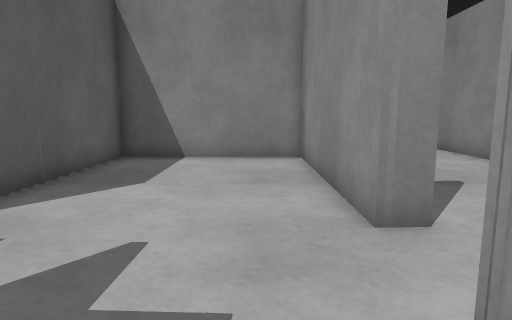
[1] (above)

12 first-person views from a walk through a robot-simulator world made for Gazebo. The camera is 0.72 m above the floor, tilts 8° down and sees 75° across. The floor is counted in squares, 0.5 m on a side. Each view is taken from the middle of a square. On the plan, view 1 faces up. The plan holds only what a view shows up to about 15 squares ahead; the rest is blank. The place goes on beyond the plan. The robots in the file are not drawn.

[2]
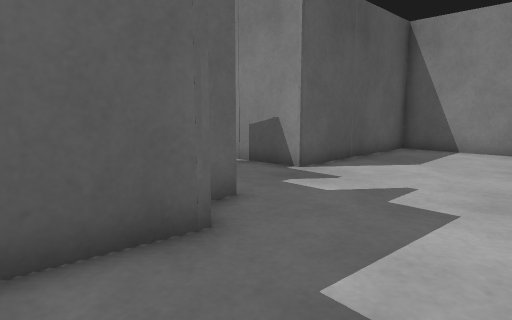

[3]
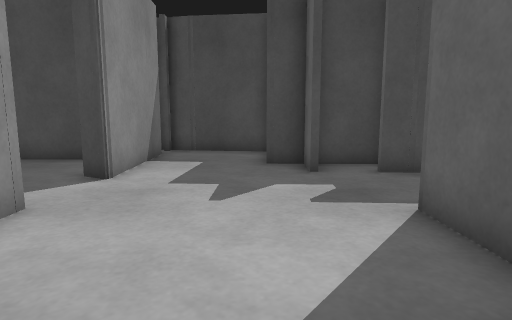

[4]
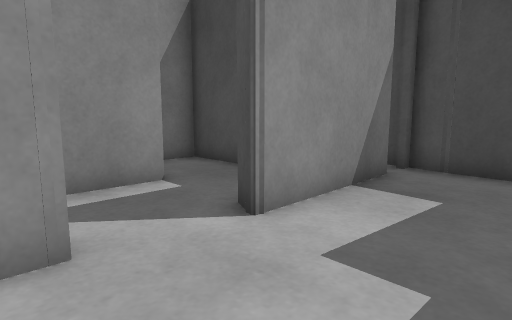

[5]
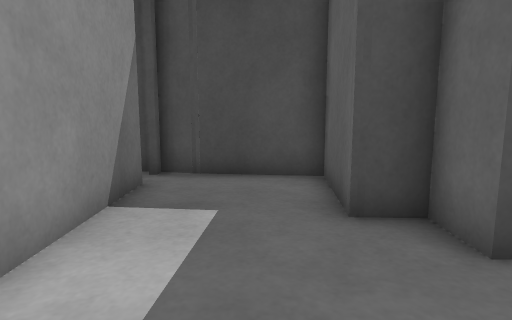

[6]
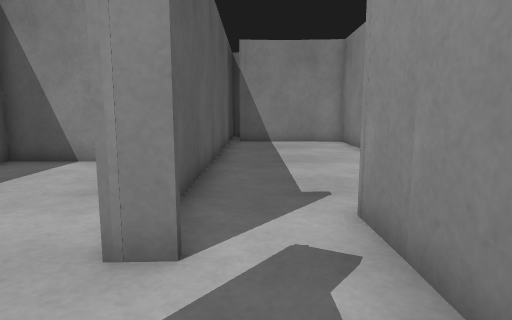

[7]
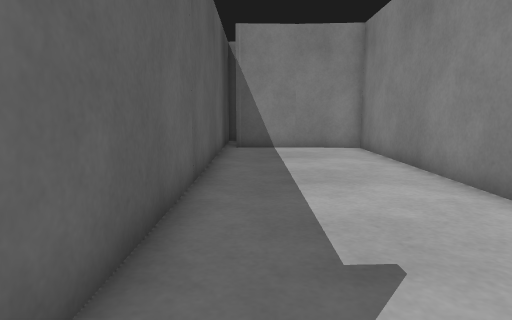

[8]
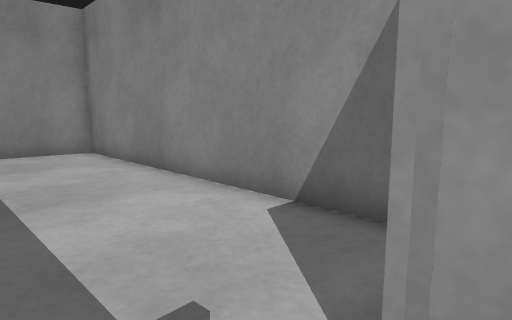

[9]
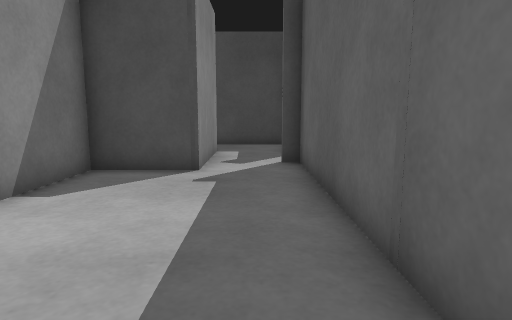

[10]
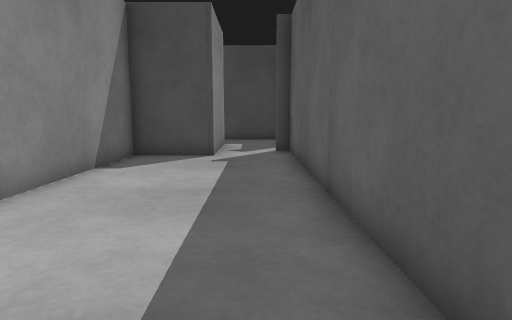

[11]
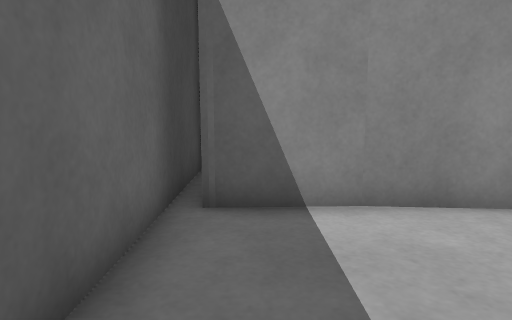

[12]
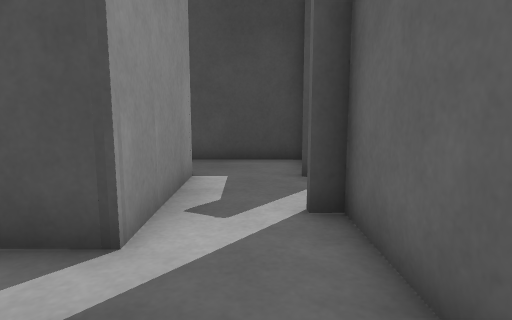

### Floor plan
Ten units are one square. View 1 is at (0, 0); x grows to the right and y downward. Boxes are objects, and circles mark ways between rooms. Rooms are numbered by the first view taken in them; rooms with no view inside come last. Other rooms are left out.
<svg viewBox="-71 -220 149 266">
<path fill="none" stroke="#000" d="M15 -41 15 -109 -45 -110 -45 -41 -66 -40M-33 -9 -34 5 -23 5 -26 36 6 39M-61 -10 -50 -10M13 28 12 -18M3 39 14 41M24 -41 15 -41M48 -181 22 -180M12 -18 21 -14M45 -13 44 -56 72 -56 73 -179 46 -181M16 -215 17 -43M15 13 72 14 72 2"/>
<circle cx="20" cy="-30" r="3" fill="#2a7"/>
<circle cx="30" cy="-10" r="3" fill="#2a7"/>
<text x="-10" y="-40">1</text>
<text x="40" y="-100">2</text>
<text x="40" y="0">3</text>
</svg>
Room 1 opens to room 2. Room 2 opens to room 3.

Where each view was taken, in squares from view 1:
view 1: 0 up, 0 right, facing up
view 2: 3 down, 1 right, facing up-left
view 3: 9 up, 2 left, facing down
view 4: 5 up, 2 left, facing down-right
view 5: 4 up, 1 left, facing down
view 6: 1 up, 3 right, facing up
view 7: 4 up, 3 right, facing up
view 8: 5 up, 3 right, facing up-right
view 9: 14 up, 3 right, facing down
view 10: 17 up, 3 right, facing down
view 11: 13 up, 3 right, facing up
view 12: 9 up, 3 right, facing down
